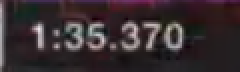
#> input picture lap_time.png, 120 x 36 px (shown 2 times larger)
$ python img_diff_test.py lap_time.png car.png   (Python 2 division)
#> lines starting #> are read from the running program, lines starting #| are printed output that depends on the picture
#!/usr/bin/env python2.7

# this code is taken from here
# https://gist.github.com/attilaolah/1940208
# and modified

import math

import Image
#import Levenshtein


class BWImageCompare(object):
    """Compares two images (b/w)."""

    _pixel = 255
    _colour = False

    def __init__(self, imga, imgb, maxsize=64):
        """Save a copy of the image objects."""
        print "BWImageCompare_init,maxsize"+str(maxsize)

        sizea, sizeb = imga.size, imgb.size

        newx = min(sizea[0], sizeb[0], maxsize)
        newy = min(sizea[1], sizeb[1], maxsize)

        # Rescale to a common size:
        imga = imga.resize((newx, newy), Image.BICUBIC)
        imgb = imgb.resize((newx, newy), Image.BICUBIC)

        if not self._colour:
            # Store the images in B/W Int format
            imga = imga.convert('I')
            imgb = imgb.convert('I')

        self._imga = imga
        self._imgb = imgb

        # Store the common image size
        self.x, self.y = newx, newy

    # [8 lines left out: function _img_int, not called in this run]

    @property
    def imga_int(self):
        """Return a tuple representing the first image."""

        if not hasattr(self, '_imga_int'):
            self._imga_int = tuple(self._img_int(self._imga))

        return self._imga_int

    @property
    def imgb_int(self):
        """Return a tuple representing the second image."""

        if not hasattr(self, '_imgb_int'):
            self._imgb_int = tuple(self._img_int(self._imgb))

        return self._imgb_int

    @property
    def mse(self):
        """Return the mean square error between the two images."""

        if not hasattr(self, '_mse'):
            tmp = sum((a-b)**2 for a, b in zip(self.imga_int, self.imgb_int))
            self._mse = float(tmp) / self.x / self.y

        return self._mse

    @property
    def psnr(self):
        """Calculate the peak signal-to-noise ratio."""

        if not hasattr(self, '_psnr'):
            self._psnr = 20 * math.log(self._pixel / math.sqrt(self.mse), 10)

        return self._psnr

    @property
    def nrmsd(self):
        """Calculate the normalized root mean square deviation."""

        if not hasattr(self, '_nrmsd'):
            self._nrmsd = math.sqrt(self.mse) / self._pixel

        return self._nrmsd

    # [13 lines left out: function levenshtein, not called in this run]


class ImageCompare(BWImageCompare):
    """Compares two images (colour)."""

    _pixel = 255 ** 3
    _colour = True

    def _img_int(self, img):
        """Convert an image to a list of pixels."""

        x, y = img.size

        for i in xrange(x):
            for j in xrange(y):
                pixel = img.getpixel((i, j))
                yield pixel[0] | (pixel[1]<<8) | (pixel[2]<<16)

    # [20 lines left out: function levenshtein, not called in this run]


class FuzzyImageCompare(object):
    """Compares two images based on the previous comparison values."""

    def __init__(self, imga, imgb, lb=1, tol=15):
        """Store the images in the instance."""

        self._imga, self._imgb, self._lb, self._tol = imga, imgb, lb, tol

    def compare(self):
        """Run all the comparisons."""

        if hasattr(self, '_compare'):
            return self._compare

        lb, i = self._lb, 2

        diffs = {
            #'levenshtein': [],
            'nrmsd': [],
            'psnr': [],
        }

        stop = {
            #'levenshtein': False,
            'nrmsd': False,
            'psnr': False,
        }

        while not all(stop.values()):
            print "compare,i"+str(i)
            cmp = ImageCompare(self._imga, self._imgb, i)
            #print "try"

            #diff = diffs['levenshtein']
            #if len(diff) >= lb+2 and \
            #    abs(diff[-1] - diff[-lb-1]) <= abs(diff[-lb-1] - diff[-lb-2]):
            #    stop['levenshtein'] = True
            #else:
            #    diff.append(cmp.levenshtein)

            diff = diffs['nrmsd']
            if len(diff) >= lb+2 and \
                abs(diff[-1] - diff[-lb-1]) <= abs(diff[-lb-1] - diff[-lb-2]):
                stop['nrmsd'] = True
            else:
                diff.append(cmp.nrmsd)

            diff = diffs['psnr']
            if len(diff) >= lb+2 and \
                abs(diff[-1] - diff[-lb-1]) <= abs(diff[-lb-1] - diff[-lb-2]):
                stop['psnr'] = True
            else:
                try:
                    diff.append(cmp.psnr)
                except ZeroDivisionError:
                    diff.append(-1)  # to indicate that the images are identical

            i *= 2

        self._compare = {
            #'levenshtein': 100 - diffs['levenshtein'][-1] * 100,
            'nrmsd': 100 - diffs['nrmsd'][-1] * 100,
            'psnr': diffs['psnr'][-1] == -1 and 100.0 or diffs['psnr'][-1],
        }

        return self._compare

    def similarity(self):
        """Try to calculate the image similarity."""

        cmp = self.compare()

        #lnrmsd = (cmp['levenshtein'] + cmp['nrmsd']) / 2
        lnrmsd = (cmp['nrmsd']) / 2
        lnrmsd = (cmp['nrmsd'])
        return lnrmsd
        return min(lnrmsd * cmp['psnr'] / self._tol, 100.0)  # TODO: fix psnr!


if __name__ == '__main__':

    import sys

    if len(sys.argv) < 3:
        print 'usage: %s image-file-1.jpg image-file-2.jpg ...' % sys.argv[0]
        sys.exit()

    tot = len(sys.argv) - 1
    tot = (tot ** 2 - tot) / 2

    #print 'Comparing %d images:' % tot

    images = {}
    for img in sys.argv[1:]:
        images[img] = Image.open(img)

    results, i = {}, 1
    for namea, imga in images.items():
        for nameb, imgb in images.items():
            if namea == nameb or (nameb, namea) in results:
                continue

            #print ' * %2d / %2d:' % (i, tot),
            #print namea, nameb, '...',

            cmp = FuzzyImageCompare(imga, imgb)
            sim = cmp.similarity()
            results[(namea, nameb)] = sim

            #print '%.2f %%' % sim
            print '%.2f' % sim

            i += 1
#> this loop made 2 passes
#> namea on pass 1: 'lap_time.png'
#> namea on pass 2: 'car.png'
#| compare,i2
#| BWImageCompare_init,maxsize2
#| compare,i4
#| BWImageCompare_init,maxsize4
#| compare,i8
#| BWImageCompare_init,maxsize8
#| compare,i16
#| BWImageCompare_init,maxsize16
#| 84.58
#> pass 1, in __init__ (call 4), `imga = imga.resize((newx, newy), Image.BICUBIC)`:
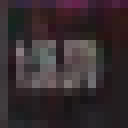
#> imga: PIL image 16x16 RGB (shown 8 times larger); mean R, G, B 54.9, 44.4, 47.5
#> pass 1, in __init__ (call 4), `imgb = imgb.resize((newx, newy), Image.BICUBIC)`:
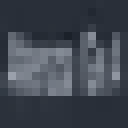
#> imgb: PIL image 16x16 RGB (shown 8 times larger); mean R, G, B 64, 70.1, 80.2
#> after the loop, i = 2; results = {('lap_time.png', 'car.png'): 84.58}

    res = max(results.values())
#> res = 84.58
    imgs = [k for k, v in results.iteritems() if v == res][0]
#> imgs = ('lap_time.png', 'car.png')

    #print 'Most similar images: %s %s (%.2f %%)' % (imgs[0], imgs[1], res)
